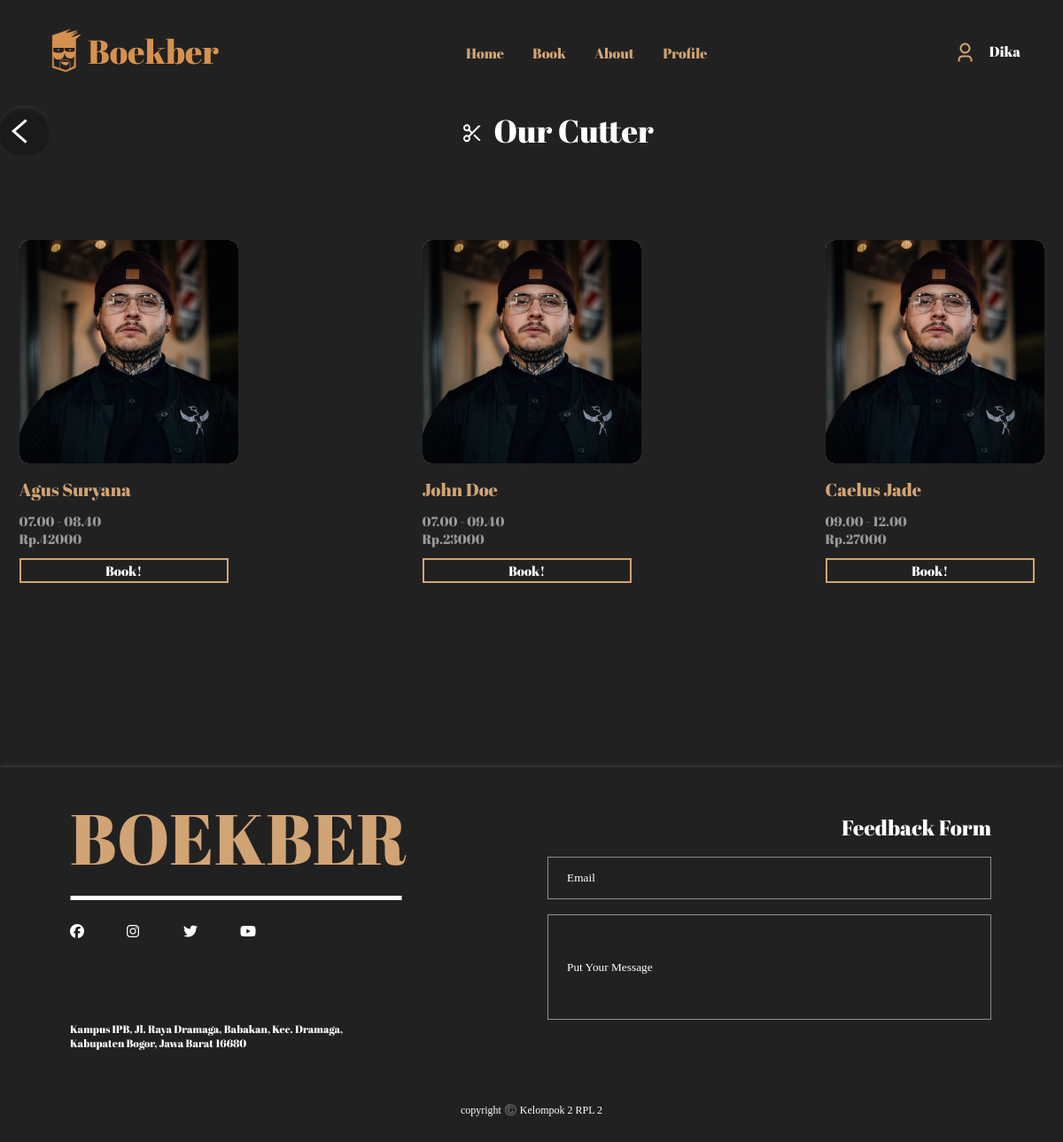
Page /Features/Barber/Barber.php (signed in) on the committed database.
### tables this page shows
CREATE TABLE `user` (
  `id` int(32) NOT NULL,
  `Username` varchar(255) NOT NULL,
  `Password` varchar(255) NOT NULL,
  `Email` varchar(255) NOT NULL,
  `Phone_Number` varchar(255) NOT NULL
);

CREATE TABLE `tukang_cukur` (
  `idBarber` int(32) NOT NULL,
  `Username` varchar(255) NOT NULL,
  `Password` varchar(255) NOT NULL,
  `Email` varchar(255) NOT NULL,
  `Price` double NOT NULL,
  `nama_barber` varchar(32) NOT NULL,
  `Service_Hour` varchar(24) NOT NULL
);

### Features/Barber/Barber.php (the view, shortened to what this page needs)
<?php
include("../../Component/Configuration/configuration.php");
$iduser = $_SESSION["id"];
$QueryID = mysqli_query($con, "SELECT * FROM user WHERE id = '$iduser'");
?>
<!DOCTYPE html>
<html lang="en">
<head>
    <link rel="stylesheet" href="Barber.css">
</head>
<body>
    <div class="container-navbar">
        <div class="navbar-logo">
            <img src="./../../Asset/Navbar Logo.svg" alt="Boekber">
        </div>
        <div class="navbar-list">
            <a href="../../Features/Home/Home_after_login.php">
                <li>Home</li>
            </a>
            <a href="../../Features/Book/Book.php">
                <li>Book</li>
            </a>
            <a href="About.php">
                <li>About</li>
            </a>
            <a href="../Profile/Profile.php">
                <li>Profile</li>
            </a>
        </div>
        <div class="navbar-profile">
            <img src="../../Asset//User Icon.svg" alt="Icon">
            <?php
            while ($baris = mysqli_fetch_array($QueryID)) {
                echo "<h2> $baris[Username]</h2>";
            }
            ?>
        </div>
    </div>
    <section>
        <div class="barber-header">
            <div class="barber-return-arrow">
                <a href="../Book/Book.php">
                    <img src="../../Asset/return_arrow.svg">
                </a>
            </div>
            <img src="../../Asset/Booking-Scissor-Icon.svg">
            <h2>Our Cutter</h2>
        </div>
        <div class="barber-container">
            <div class="barber-wrapper">
                <?php
                for ($BarberID = 1; $BarberID < 4; $BarberID++) {
                    $QueryBarber = mysqli_query($con, "SELECT * FROM `tukang_cukur` WHERE idBarber = '$BarberID'");
                    echo '<div class="barber">';
                    while ($Barber = mysqli_fetch_array($QueryBarber)) {
                        echo    '<img src="../../Asset/Barber-Placeholder-pic.svg" alt="Barber Placeholder">';
                        echo "<h2> $Barber[nama_barber]</h2>";
                        echo "<h3> $Barber[Service_Hour]</h2>";
                        echo "<h3> Rp.$Barber[Price]</h2>";
                        echo '<button type="submit">';
                        echo '<a class = "barber-link" href="../../Features/Order/Order.php"> Book! </a>';
                        echo '</button>';
                    }
                    echo '</div>';
                }
                ?>
            </div>
        </div>
    </section>
    <Footer>
        <div class="footer">
            <div class="footer-container-left">
                <div class="footer-spotlight">
                    <div class="footer-header">
                        <h2>BOEKBER</h2>
                        <img src="../../Asset/Footer Line.svg" />
                    </div>
                    <div class="footer-social">
                        <a href="#"><i class="fa-brands fa-facebook"></i></a>
                        <a href="#"><i class="fa-brands fa-instagram"></i></a>
                        <a href="#"><i class="fa-brands fa-twitter"></i></a>
                        <a href="#"><i class="fa-brands fa-youtube"></i></a>
                    </div>
                </div>
                <div class="footer-address">
                    <p>
                        Kampus IPB, Jl. Raya Dramaga, Babakan, Kec. Dramaga,<br />
                        Kabupaten Bogor, Jawa Barat 16680
                    </p>
                </div>
            </div>
            <div class="footer-container-right">
                <h2>Feedback Form</h2>
                <div class="input">
                    <div class="input-email">
                        <input type="text" placeholder="Email" />
                    </div>
                    <div class="input-message">
                        <input type="text" placeholder="Put Your Message" />
                    </div>
                </div>
            </div>
        </div>
        <div class="footer-copyright">
            <p>copyright ©️ Kelompok 2 RPL 2</p>
        </div>
    </Footer>
</body>
</html>

### Features/Barber/Barber.css (style rules this page uses)
* { margin: 0; padding: 0; }
body { font-family: 'Plus Jakarta Sans'; background-color: #222121; }
.container-navbar { display: flex; justify-content: space-between; align-items: center; background-color: #222121; padding-top: 2rem; padding-left: 3rem; padding-right: 3rem; padding-bottom: 2rem; }
.navbar-profile { display: flex; flex-direction: row; }
.navbar-profile h2 { padding-left: 14px; font-family: 'Abril Fatface'; font-style: normal; font-weight: 400; font-size: 16px; line-height: 22px; color: white; }
.navbar-list { display: flex; gap: 2rem; }
.navbar-list li { list-style: none; color: #D1A475; font-weight: 500; font-family: 'Abril Fatface'; font-style: normal; font-weight: 400; font-size: 16px; line-height: 22px; }
.navbar-list a { text-decoration: none; }
.barber-header { display: flex; justify-content: center; align-items: center; }
.barber-header h2 { font-family: 'Abril Fatface'; font-style: normal; font-weight: 400; font-size: 36px; line-height: 49px; color: #FFFFFF; }
.barber-header img { margin: 0 .75rem 0 0; transform: translateY(.2rem); }
.barber-return-arrow { display: flex; justify-content: center; align-items: center; width: 59px; height: 56.02px; background: #1B1A1A; box-shadow: inset 0px 4px 4px rgba(92, 92, 92, 0.25); border-radius: 25.6263px; transform: translateX(-29rem); }
.barber-container { display: flex; justify-content: center; }
.barber-wrapper { padding: 6rem 0 0 0; display: grid; grid-template-columns: repeat(3, minmax(0, 1fr)); grid-template-rows: repeat(1, minmax(0, 1fr)); gap: 13rem; }
.barber h2 { padding: .75rem 0 .75rem 0; font-family: 'Abril Fatface'; font-style: normal; font-weight: 400; font-size: 20px; line-height: 27px; color: #D1A475; }
.barber h3 { font-family: 'Abril Fatface'; font-style: normal; font-weight: 400; font-size: 15px; line-height: 20px; color: #999999; }
.barber-link { text-decoration: none; color: #FFFFFF; }
button { font-family: 'Abril Fatface'; font-style: normal; font-weight: 400; font-size: 15px; line-height: 20px; width: 236px; height: 28px; border: 2px solid #D1A475; transition: .3s; color: #D1A475; background: transparent; text-decoration: none; margin: .75rem 0 0 0; }
Footer { margin: 13rem 0 0 0; background-color: #222121; box-shadow: 0px -2px 4px rgba(255, 255, 255, 0.1); }
.footer { display: flex; justify-content: space-between; }
.footer-container-left { display: flex; flex-direction: column; align-items: flex-start; padding: 25px 0 0 79px; }
.footer-header h2 { color: #D1A475; font-family: 'Abril Fatface'; font-style: normal; font-weight: 400; font-size: 80px; }
.footer-social { display: flex; gap: 40px; padding: 20px 0 0 0; }
.footer-social i { color: white; width: 24px; height: 24px; }
.footer-address p { font-family: 'Abril Fatface'; font-style: normal; font-weight: 400; font-size: 12px; line-height: 16px; padding: 86px 0 0 0; color: #FFFFFF; }
.footer-container-right { display: flex; flex-direction: column; align-items: flex-end; padding: 52px 81px 0 0; }
.footer-container-right h2 { color: #FFFFFF; font-family: 'Abril Fatface'; font-style: normal; font-weight: 400; font-size: 24px; line-height: 32px; }
.input-email input { font-family: 'EB Garamond'; color: #FFFFFF; width: 499px; height: 46px; background-color: transparent; margin: 17px 0 0 0; border: 1px solid rgba(255, 255, 255, 0.5); }
.input-email ::placeholder { color: #FFFFFF; padding-left: 21px; }
.input-message input { font-family: 'EB Garamond'; color: #FFFFFF; width: 499px; height: 117px; background-color: transparent; margin: 17px 0 0 0; border: 1px solid rgba(255, 255, 255, 0.5); }
.input-message ::placeholder { color: #FFFFFF; padding-left: 21px; }
.footer-copyright { display: flex; justify-content: center; padding: 60px 0 0 0; }
.footer-copyright p { color: #FFFFFF; font-family: 'EB Garamond'; font-style: normal; font-weight: 400; font-size: 12px; line-height: 16px; padding-bottom: 28px; }

### rows in the picture
user: Username "Dika"
tukang_cukur: nama_barber "Agus Suryana", Service_Hour "07.00 - 08.40", Price "42000"
tukang_cukur: nama_barber "John Doe", Service_Hour "07.00 - 09.40", Price "23000"
tukang_cukur: nama_barber "Caelus Jade", Service_Hour "09.00 - 12.00", Price "27000"
